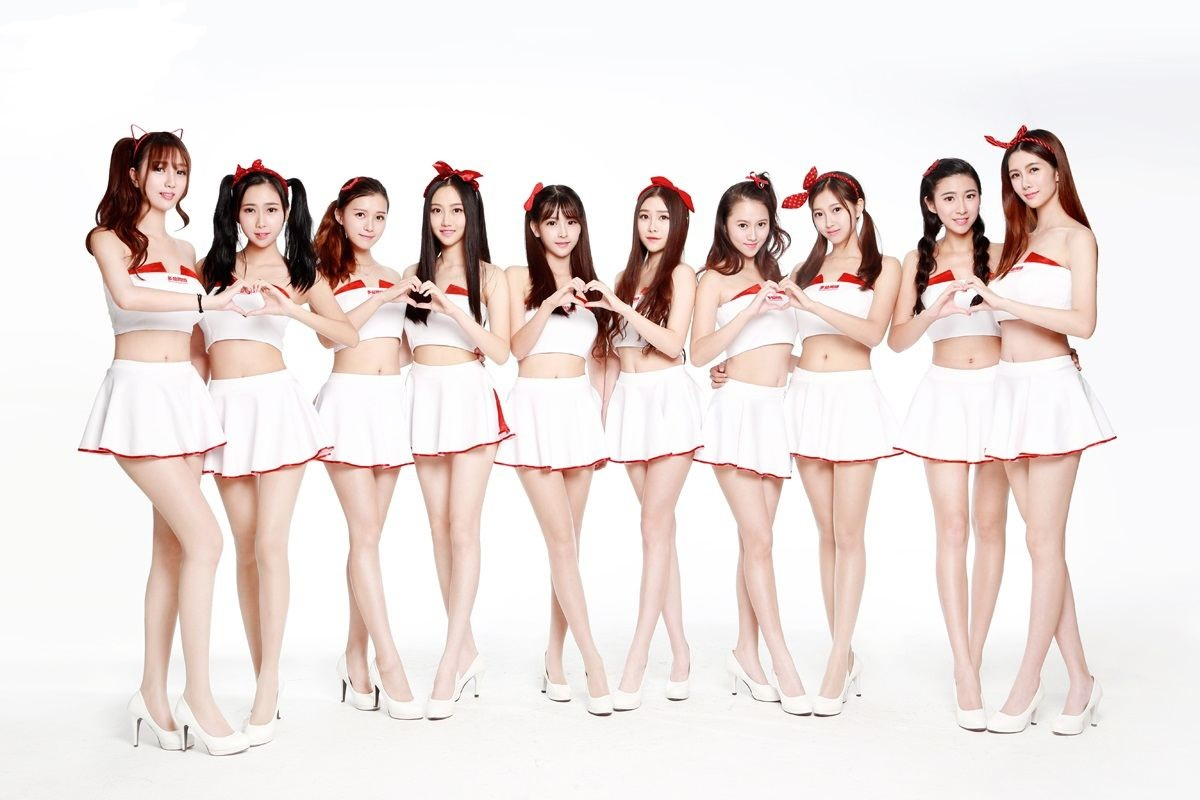
#> input picture demo.jpg, 1200 x 800 px
$ python ChristmasHat.py demo.jpg
#> lines starting #> are read from the running program, lines starting #| are printed output that depends on the picture; after the words box and inside, x2 and y2 are one past the last pixel; in counts of white or black regions, pixels touching at a corner belong together
# -*- coding: utf-8 -*-
"""
Created on Wed Dec 27 14:56:57 2017

@author: liurole

Merry Christmas

"""

import cv2
import sys
import os.path
import getopt
from PIL import Image

def detect(filename, cascade_file):
    if not os.path.isfile(filename):
        raise RuntimeError("%s: not found" % filename)
    if not os.path.isfile(cascade_file):
        raise RuntimeError("%s: not found" % cascade_file)

    cascade = cv2.CascadeClassifier(cascade_file)
    image = cv2.imread(filename, cv2.IMREAD_COLOR)
    gray = cv2.cvtColor(image, cv2.COLOR_BGR2GRAY)
    gray = cv2.equalizeHist(gray)

    faces = cascade.detectMultiScale(gray,
                                     # detector options
                                     scaleFactor = 1.011,
                                     minNeighbors = 5,
                                     minSize = (12, 12))
    return faces, image


if __name__ == '__main__':
    opts, args = getopt.getopt(sys.argv[1:], 'hs:d:', [ 'help', 'src =', 'dest =' ])

    src = './demo.jpg'
    dest = './微信官方.jpg'
    hat = './hat.png'
    cascade_file = './lbpcascade.xml'

    for key, value in opts:
        if key in ['-h', '--help']:
            print('ChristmasHat')
            print('参数定义：')
            print('-h, --help\t显示帮助')
            print('-s, --src\t来源图像')
            print('-d, --dest\t目标图像')
            sys.exit(0)
        if key in ['-s', '--src']:
            src = value
        if key in ['-d', '--dest']:
            dest = value

    print('ChristmasHat\tFrom: ', src, '\tTo: ', dest)

    faces, image = detect(src, cascade_file)
#> in detect, image is the input picture: shape (800, 1200, 3); mean B, G, R 222, 225.1, 235.2
#> in detect, `gray = cv2.cvtColor(image, cv2.COLOR_BGR2GRAY)`:
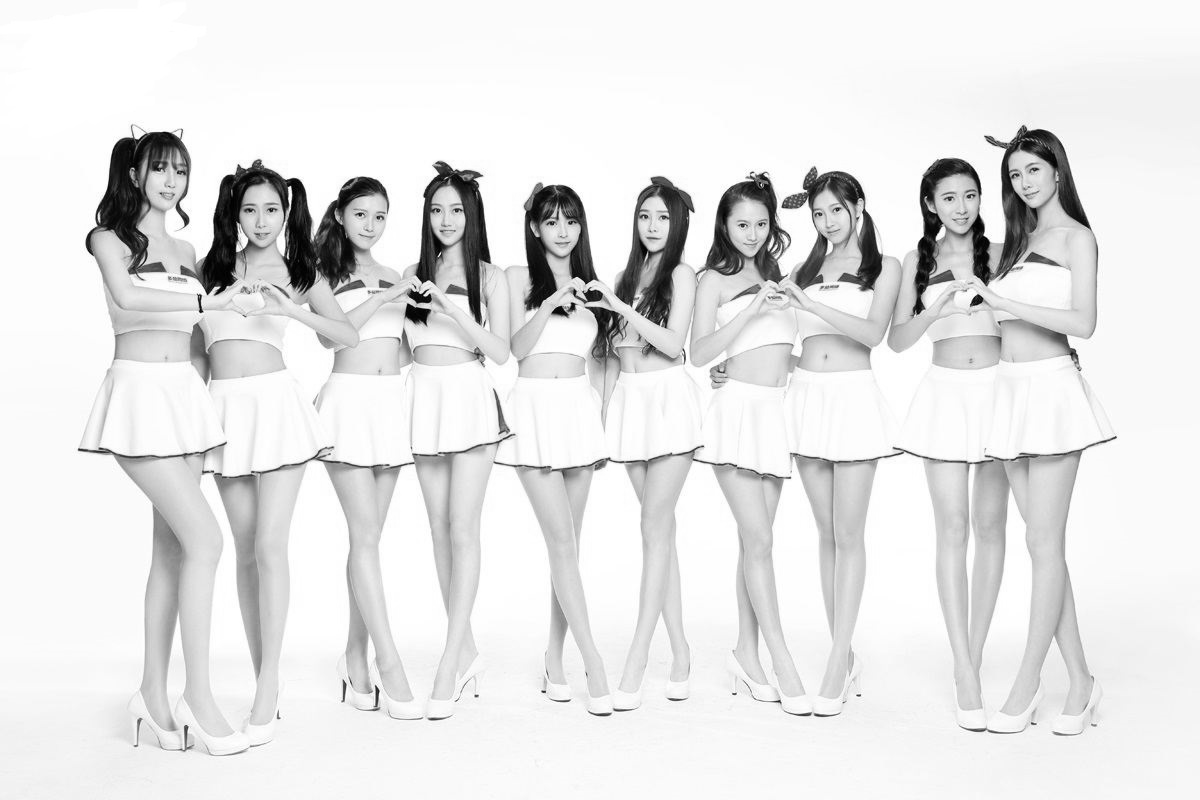
#> gray: shape (800, 1200); min 0, max 255, mean 227.8
#> in detect, `gray = cv2.equalizeHist(gray)`:
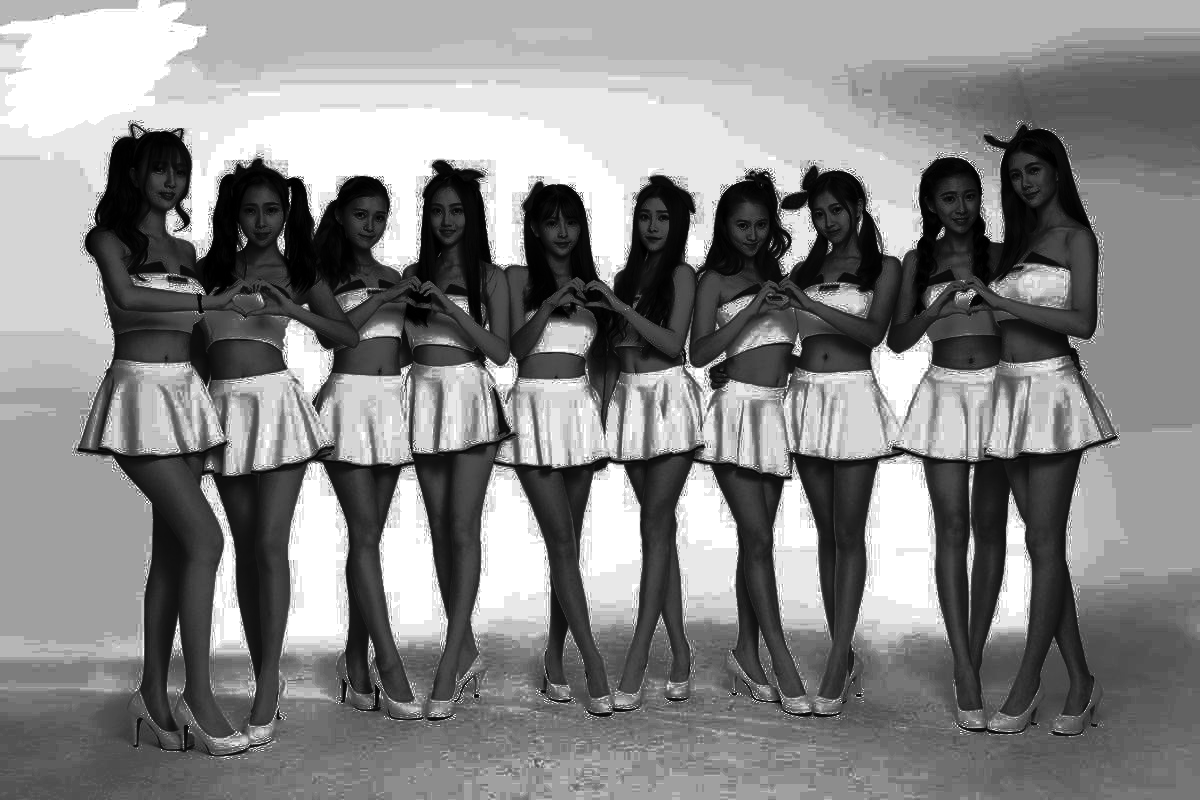
#> gray: shape (800, 1200); min 0, max 255, mean 133.2
#> in detect, `faces = cascade.detectMultiScale(gray,`: faces = [[530, 199, 63, 63], [628, 196, 54, 54], [721, 200, 59, 59], [340, 194, 54, 54], [997, 147, 63, 63], [802, 188, 58, 58], [230, 184, 65, 65], [417, 186, 63, 63], [137, 146, 62, 62], [929, 174, 60, 60]]
    hat_img = Image.open(hat)
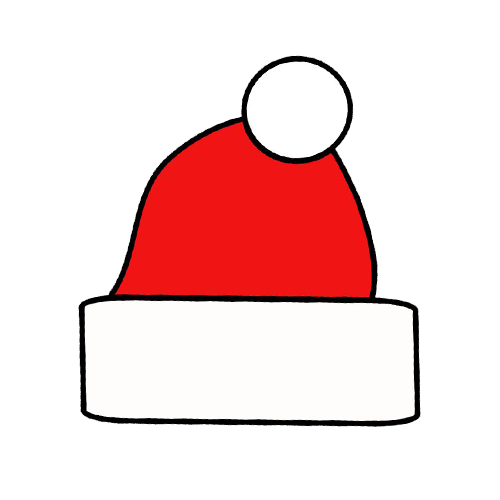
#> input picture hat.png, 500 x 500 px
#> hat_img is the input picture: PIL image 500x500 RGBA; mean R, G, B, A 226.9, 198.6, 198.3, 88.7
    hat_img = hat_img.convert('RGBA')
    human_img = Image.open(src)
    human_img = human_img.convert("RGBA")
#> human_img: PIL image 1200x800 RGBA

    for (x, y, w, h) in faces:
        cv2.rectangle(image, (x, y), (x + w, y + h), (0, 0, 255), 2)
#> this loop made 10 passes
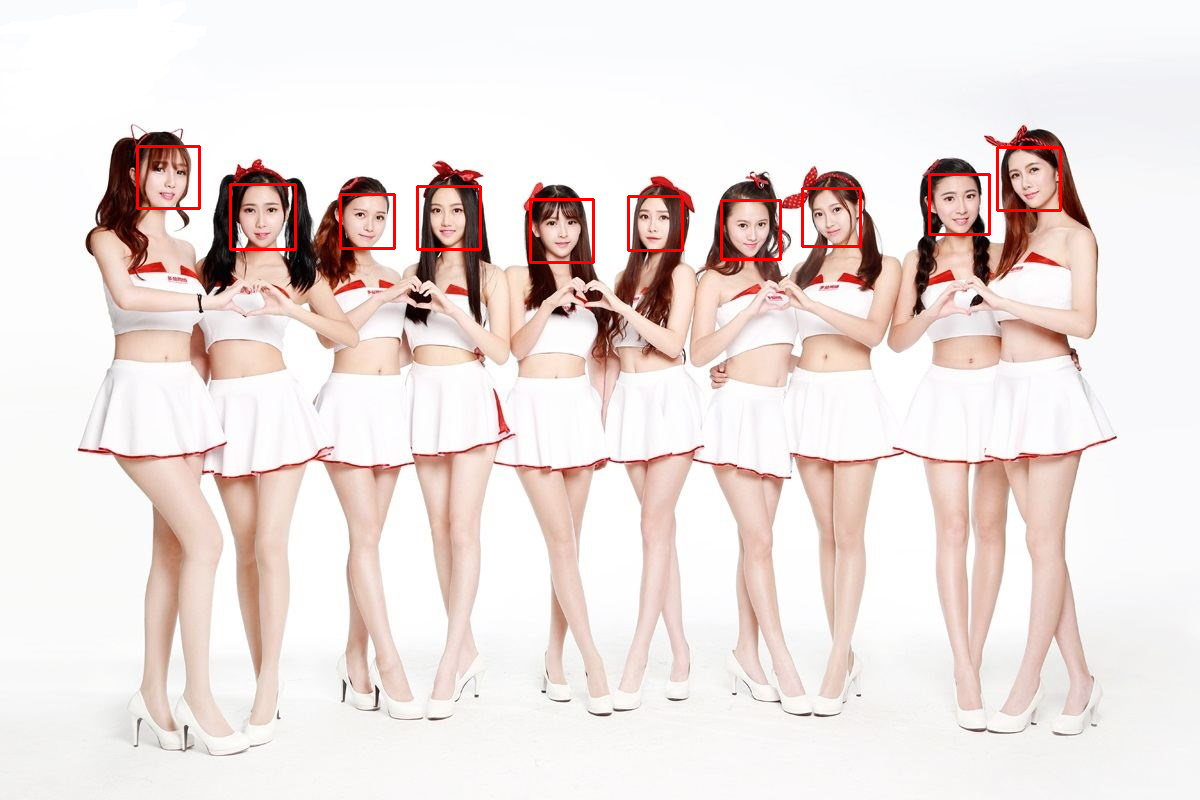
#> image: shape (800, 1200, 3); 0.75% of pixels changed, all inside (x1, y1, x2, y2) = (136, 145, 1062, 264)

    cv2.imshow("AnimeFaceDetect", image)
    cv2.waitKey(0)
    cv2.destroyAllWindows()

    for (x, y, w, h) in faces:
        y -= 10
        print("A face is located at pixel location Top: {}, Left: {}, Bottom: {}, Right: {}".format(y, x, y + h, x + w))

        hat_img = hat_img.resize( (h, w) )#convert size of hat
        hat_region = hat_img
        #hat_region = hat_region.rotate(6)

        human_region = ( x, y - h//2, x + w, y - h//2 + h )

        human_img.paste(hat_region, human_region,mask=hat_img)
#> this loop made 10 passes
#> (x, y, w, h, human_region) on passes 1 to 10: (530, 189, 63, 63, (530, 158, 593, 221)), (628, 186, 54, 54, (628, 159, 682, 213)), (721, 190, 59, 59, (721, 161, 780, 220)), (340, 184, 54, 54, (340, 157, 394, 211)), (997, 137, 63, 63, (997, 106, 1060, 169)), (802, 178, 58, 58, (802, 149, 860, 207)), (230, 174, 65, 65, (230, 142, 295, 207)), (417, 176, 63, 63, (417, 145, 480, 208)), (137, 136, 62, 62, (137, 105, 199, 167)), (929, 164, 60, 60, (929, 134, 989, 194))
#| A face is located at pixel location Top: 189, Left: 530, Bottom: 252, Right: 593
#| A face is located at pixel location Top: 186, Left: 628, Bottom: 240, Right: 682
#| A face is located at pixel location Top: 190, Left: 721, Bottom: 249, Right: 780
#| A face is located at pixel location Top: 184, Left: 340, Bottom: 238, Right: 394
#| A face is located at pixel location Top: 137, Left: 997, Bottom: 200, Right: 1060
#| A face is located at pixel location Top: 178, Left: 802, Bottom: 236, Right: 860
#| A face is located at pixel location Top: 174, Left: 230, Bottom: 239, Right: 295
#| A face is located at pixel location Top: 176, Left: 417, Bottom: 239, Right: 480
#> (further printed lines are left out)
#> pass 1, `hat_img = hat_img.resize( (h, w) )#convert size of hat`:
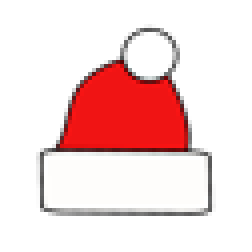
#> hat_img: PIL image 63x63 RGBA (shown 4 times larger); mean R, G, B, A 77.8, 49.6, 49.4, 88.7; transparent parts drawn white
#> pass 3, `hat_img = hat_img.resize( (h, w) )#convert size of hat`:
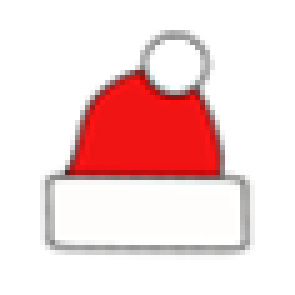
#> hat_img: PIL image 59x59 RGBA (shown 5 times larger); mean R, G, B, A 79.5, 50.8, 50.6, 88.7; transparent parts drawn white
#> after the loop:
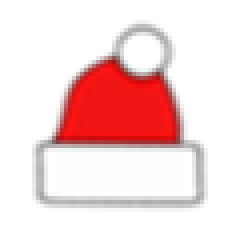
#> hat_img: PIL image 60x60 RGBA (shown 4 times larger); mean R, G, B, A 81.6, 52.1, 52, 88.6; transparent parts drawn white

    human_img.show()
